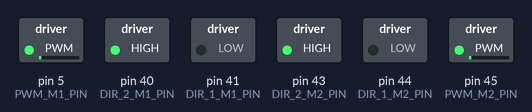
Simulated run of this sketch. Board: Arduino Mega 2560, built with avr-gcc and run on an emulated ATmega2560. On the bench: switched loads named in the sketch (green lamp = pin HIGH). What the sketch prints to the serial monitor is not drawn.

Above: at 0.15 s.
At 9.72 s:
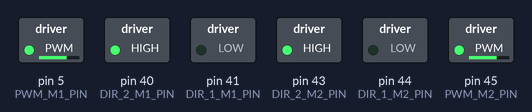
At 19.6 s:
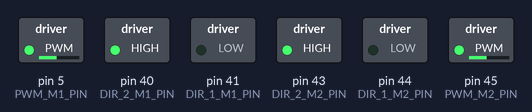
At 27.01 s:
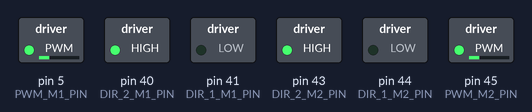
At 39.36 s:
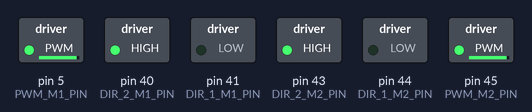
Timing chart, 0 to 40.0 s (numbered marks = the images above):
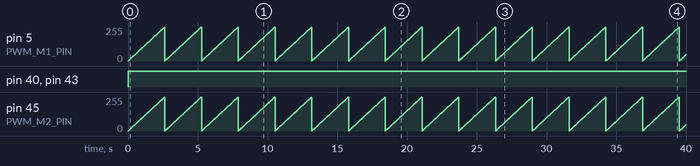

Measured:
- by itself, pin 5 (PWM_M1_PIN), pin 45 (PWM_M2_PIN): ramps from 0/255 to 255/255 and jumps back, once every 2.6 s
- by itself, pin 40 (DIR_2_M1_PIN), pin 43 (DIR_2_M2_PIN): LOW → HIGH at 0.00 s

The sketch:

hl_beginer_motors_check.ino
```cpp
// (licence header left out)
// Выводы направления моторов
const int DIR_1_M1_PIN = 41;
const int DIR_2_M1_PIN = 40;
const int DIR_1_M2_PIN = 44;
const int DIR_2_M2_PIN = 43;
// Выводы скорости моторов
const int PWM_M1_PIN = 5;
const int PWM_M2_PIN = 45;

void setup() {
  // Настройка скорости отладочного порта
  Serial.begin(115200);
  // Настройка всех выводов направления на выход
  pinMode(DIR_1_M1_PIN,OUTPUT);
  pinMode(DIR_2_M1_PIN,OUTPUT);
  pinMode(DIR_1_M2_PIN,OUTPUT);
  pinMode(DIR_2_M2_PIN,OUTPUT);
  // Настройка всех выводов скорости на выход
  pinMode(PWM_M1_PIN,OUTPUT);
  pinMode(PWM_M2_PIN,OUTPUT);
  // Сброс скорости моторов
  analogWrite(PWM_M1_PIN, 0);
  analogWrite(PWM_M2_PIN, 0);
}

void loop() {
  Serial.println("Motors Case 1/2");
  // Первое направление
  digitalWrite(DIR_1_M1_PIN, LOW);
  digitalWrite(DIR_2_M1_PIN, HIGH);
  digitalWrite(DIR_1_M2_PIN, LOW);
  digitalWrite(DIR_2_M2_PIN, HIGH);
  for (byte i = 0; i <= 255; i++) { // Увеличение скорости моторов
    Serial.print("Current PWM "); Serial.println(i);
    analogWrite(PWM_M1_PIN, i);
    analogWrite(PWM_M2_PIN, i);
    delay(10);
  }
  Serial.println("Motors Case 2/2");
  // Сброс скорости моторов
  analogWrite(PWM_M1_PIN, 0);
  analogWrite(PWM_M2_PIN, 0);
  delay(1000);
  for (byte i = 255; i >= 0; i--) { // Уменьшение скорости моторов
    Serial.print("Current PWM "); Serial.println(i);
    analogWrite(PWM_M1_PIN, i);
    analogWrite(PWM_M2_PIN, i);
    delay(10);
  }
  delay(1000);
  // Сброс скорости моторов
  analogWrite(PWM_M1_PIN, 0);
  analogWrite(PWM_M2_PIN, 0);
  delay(1000);
}
```
